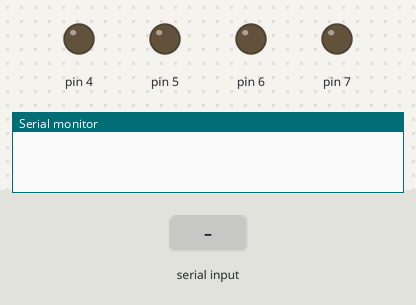
The sketch below on a simulated Arduino Uno, built with avr-gcc and run on an emulated ATmega328P. Shown: output pins drawn as LEDs (lit = HIGH), the last lines printed to the serial monitor. Inputs (shaded band) come from the test bench.

Above: at 1.2 s.
1.3 s: "F" received over Serial
At 2.5 s:
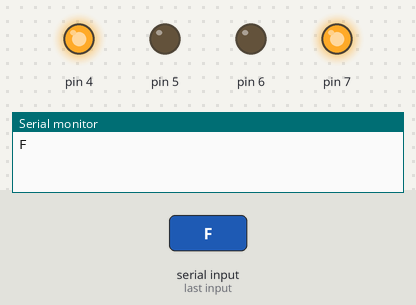
2.8 s: "B" received over Serial
At 3.7 s:
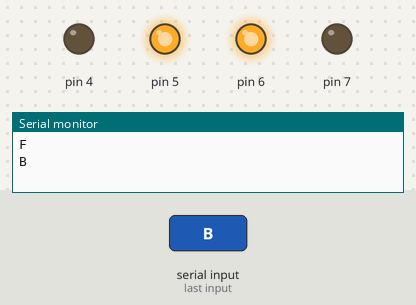
4.3 s: "G" received over Serial
At 4.9 s:
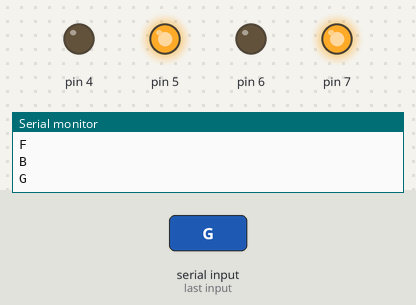
Timing chart, 0 to 7.3 s (numbered marks = the images above; inputs shaded):
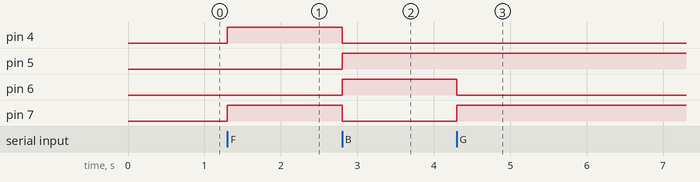

Measured:
- after the input at 1.3 s, pin 4, pin 7: LOW → HIGH at once
- after the input at 2.8 s, pin 4, pin 7: HIGH → LOW at once; pin 5, pin 6: LOW → HIGH at once
- after the input at 4.3 s, pin 6: HIGH → LOW at once; pin 7: LOW → HIGH at once

The sketch:

BlueTooth_car.ino
```cpp
char state;


class Motor {
  int positiveWire;
  int negativeWire;
public:
  Motor(int positiveWire , int negativeWire) {
    this->positiveWire = positiveWire;
    this->negativeWire = negativeWire;
  }

  void setIdlePosition() {
    digitalWrite(positiveWire, LOW);
    digitalWrite(negativeWire, LOW);
  }

  void rotateForward() {
    digitalWrite(positiveWire, HIGH);
    digitalWrite(negativeWire, LOW);
  }

  void rotateBackward() {
    digitalWrite(negativeWire, HIGH);
    digitalWrite(positiveWire, LOW);
  }

};


class Car {
  Motor* rightWheel;
  Motor* leftWheel;
public:

  Car() {
    rightWheel = new Motor(7, 6);
    leftWheel = new Motor(4, 5);
  }

  void moveForward() {
    rightWheel->rotateForward();
    leftWheel->rotateForward();
  }

  void moveBackward() {
    rightWheel->rotateBackward();
    leftWheel->rotateBackward();
  }

  void _stop() {
    rightWheel->setIdlePosition();
    leftWheel->setIdlePosition();
  }

  void turnLeft() {
    rightWheel->rotateForward();
  }

  void turnRight() {
    leftWheel->rotateForward();
  }

  void turnBackRight() {
    leftWheel->rotateBackward();
  }

  void turnBackLeft() {
    rightWheel->rotateBackward();
  }


}C;


void setup() {
  // put your setup code here, to run once:
  pinMode(4,OUTPUT);
  pinMode(5,OUTPUT);
  pinMode(6,OUTPUT);
  pinMode(7,OUTPUT);
  Serial.begin(9600);
}

void loop() {
  // put your main code here, to run repeatedly:
  if(Serial.available() > 0){
    state = Serial.read(); // Reads the data from the serial port
   //state = 72;
    Serial.println(state);
    switch(state)
    {
      case 'S' : C._stop();
      break;

      case 'F' : C.moveForward();
      break;

      case 'B' : C.moveBackward();
      break;

      case 'G' : C.turnLeft();
      break;

      case 'L' : C.turnLeft();
      break;

      case 'I' : C.turnRight();
      break;

      case 'R' : C.turnRight();
      break;

      case 'H' : C.turnBackLeft();
      break;

      case 'J' : C.turnBackRight();
      break;

      default : C._stop();
      break;
    }
    delay(10);
    //state = 83;
  }
}

//83 : stop
    //76 : left
    //82 : right      //no
    //70 : forward      //no
    //66 : back
    //71 : forard left
    //73 : forward right
    //72 : back left
    //74 : back right
    //118 : horn
    //87 : front light
    //85 : back light
```
